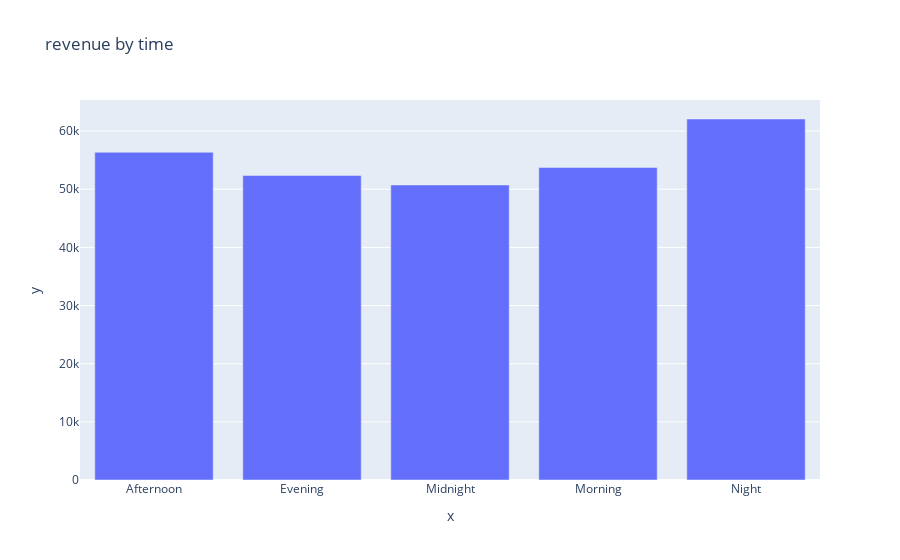

The notebook cell this image was saved under:
### Code cell
px.bar(x=df.groupby('time_of_sale')['transaction_amount'].sum().index,
       y=df.groupby('time_of_sale')['transaction_amount'].sum().values,
       title="revenue by time")

### Figure 1 — Plotly figure (JSON) as saved in the notebook; plotly's stock layout.template omitted (floating-point values rounded to 4 significant figures)
{"data": [{"alignmentgroup": "True", "hovertemplate": "x=%{x}<br>y=%{y}<extra></extra>", "legendgroup": "", "marker": {"color": "#636efa", "pattern": {"shape": ""}}, "name": "", "offsetgroup": "", "orientation": "v", "showlegend": false, "textposition": "auto", "type": "bar", "x": ["Afternoon", "Evening", "Midnight", "Morning", "Night"], "xaxis": "x", "y": [56345, 52355, 50725, 53730, 62075], "yaxis": "y"}], "layout": {"barmode": "relative", "legend": {"tracegroupgap": 0}, "title": {"text": "revenue by time"}, "xaxis": {"anchor": "y", "domain": [0, 1], "title": {"text": "x"}}, "yaxis": {"anchor": "x", "domain": [0, 1], "title": {"text": "y"}}}}
